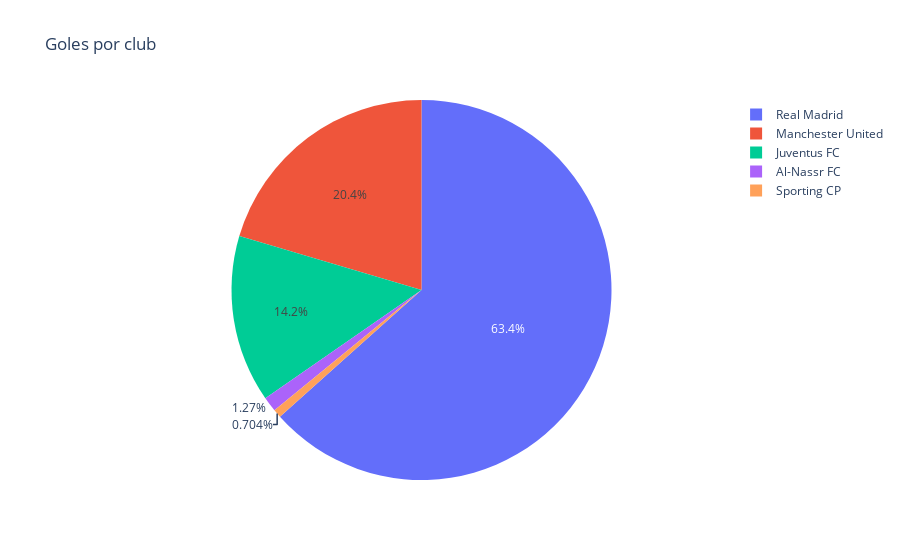

Source (notebook cell):
### Code cell
fig

### Figure 1 — Plotly figure (JSON) as saved in the notebook; plotly's stock layout.template omitted (floating-point values rounded to 4 significant figures)
{"data": [{"domain": {"x": [0, 1], "y": [0, 1]}, "hovertemplate": "Club=%{label}<br>Total_Goles=%{value}<extra></extra>", "labels": ["Al-Nassr FC", "Juventus FC", "Manchester United", "Real Madrid", "Sporting CP"], "legendgroup": "", "name": "", "showlegend": true, "type": "pie", "values": [9, 101, 145, 450, 5]}], "layout": {"legend": {"tracegroupgap": 0}, "title": {"text": "Goles por club"}}}
